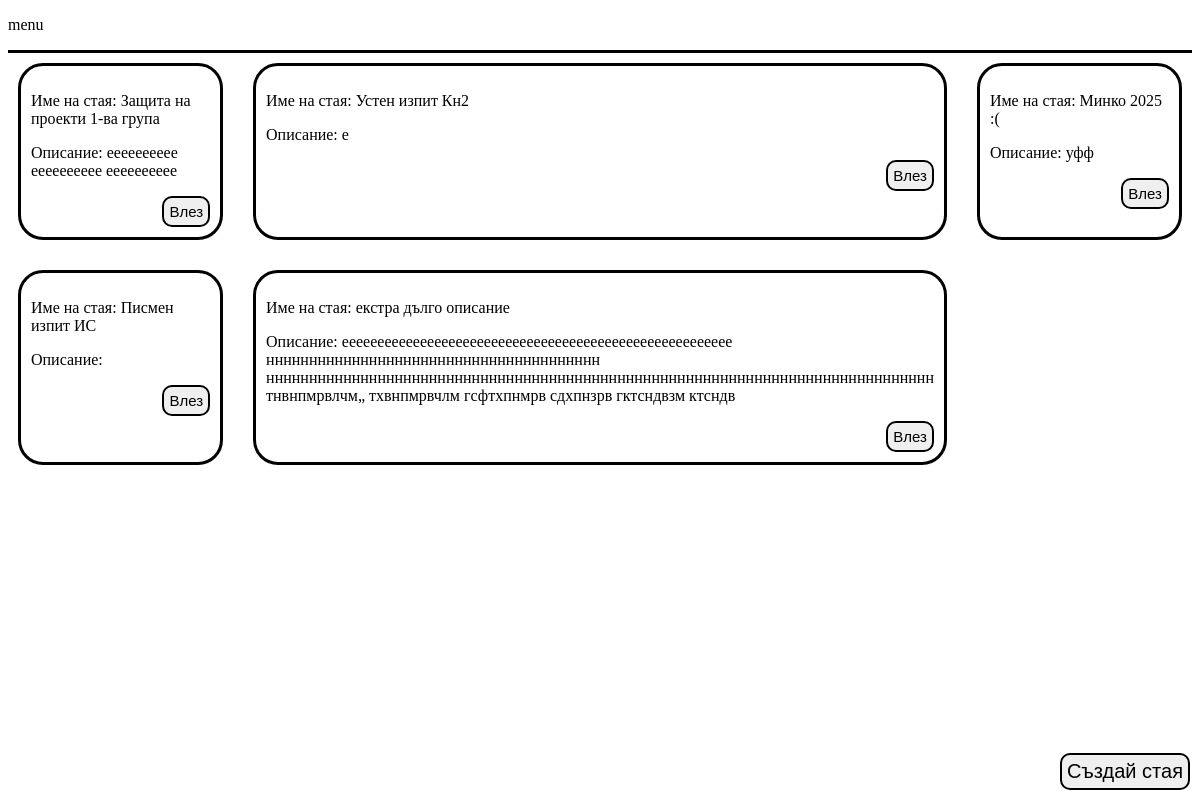
The app's page /lobby.php with its own data.
### tables this page shows
CREATE TABLE `rooms` (
  `room_id` int(11) NOT NULL,
  `creator_id` int(11) NOT NULL,
  `moderator_id` int(11) NOT NULL,
  `name` varchar(100) NOT NULL,
  `description` varchar(400) NOT NULL,
  `url` varchar(400) NOT NULL,
  `meeting_password` varchar(100) NOT NULL
);

### lobby.php (the view, shortened to what this page needs)
<!DOCTYPE html>
<html>
<head>
    <link rel="stylesheet" href="lobby.css">
</head>
<body>
<header>
    <p>menu</p>
</header>
<div class="rooms_list">
<?php
require 'connect_db.php';
$query = 'SELECT name, description FROM rooms';
$statements = $pdo->query($query);
$rows = $statements->fetchAll(PDO::FETCH_ASSOC);
if($rows){
    foreach($rows as $row){
        echo "<div class=\"room\">
        <p>Име на стая: {$row['name']}</p>
        <p>Описание: {$row['description']}</p>
        <button class=\"join_button\" type=\"button\">Влез</button>
        </div>";
    }
}
?>
</div>
<div class="create_room">
<?php if(5 == 5) : ?>
        <button id="create_room_btn" type="button">Създай стая</button>
<?php endif; ?>
</div>
</body>
</html>

### lobby.css (style rules this page uses)
body { margin: 10; padding: 10; }
header { border-bottom-style: solid; border-bottom-width: 3px; }
.rooms_list { display: grid; grid-template-columns: repeat(3, 1fr); gap: 10px; grid-auto-rows: minmax(100px, auto); }
.room { border-style: solid; border-radius: 25px; padding: 10px; margin: 10px; }
#create_room_btn { font-size: 20px; border-radius: 10px; padding: 5px; border: 2px solid; position: fixed; right:10px; bottom:10px; }
.join_button { font-size: 15px; border-radius: 10px; padding: 5px; border: 2px solid; float:right; }

### records on screen
rooms: name "Защита на проекти 1-ва група", description "ееееееееее ееееееееее ееееееееее"
rooms: name "Устен изпит Кн2", description "е"
rooms: name "Минко 2025 :(", description "уфф"
rooms: name "Писмен изпит ИС"
rooms: name "екстра дълго описание", description "еееееееееееееееееееееееееееееееееееееееееееееееееееееее ннннннннннннннннннннннннннннннннннннннн нннннннннннннннннннннннннннннннннннннннннннннннннннннннннннннннннннннннннннннн тнвнпмрвлчм„ тхвнпмрвчлм гсфтхпнмрв сдхпнзрв гктсндвзм ктсндв"
